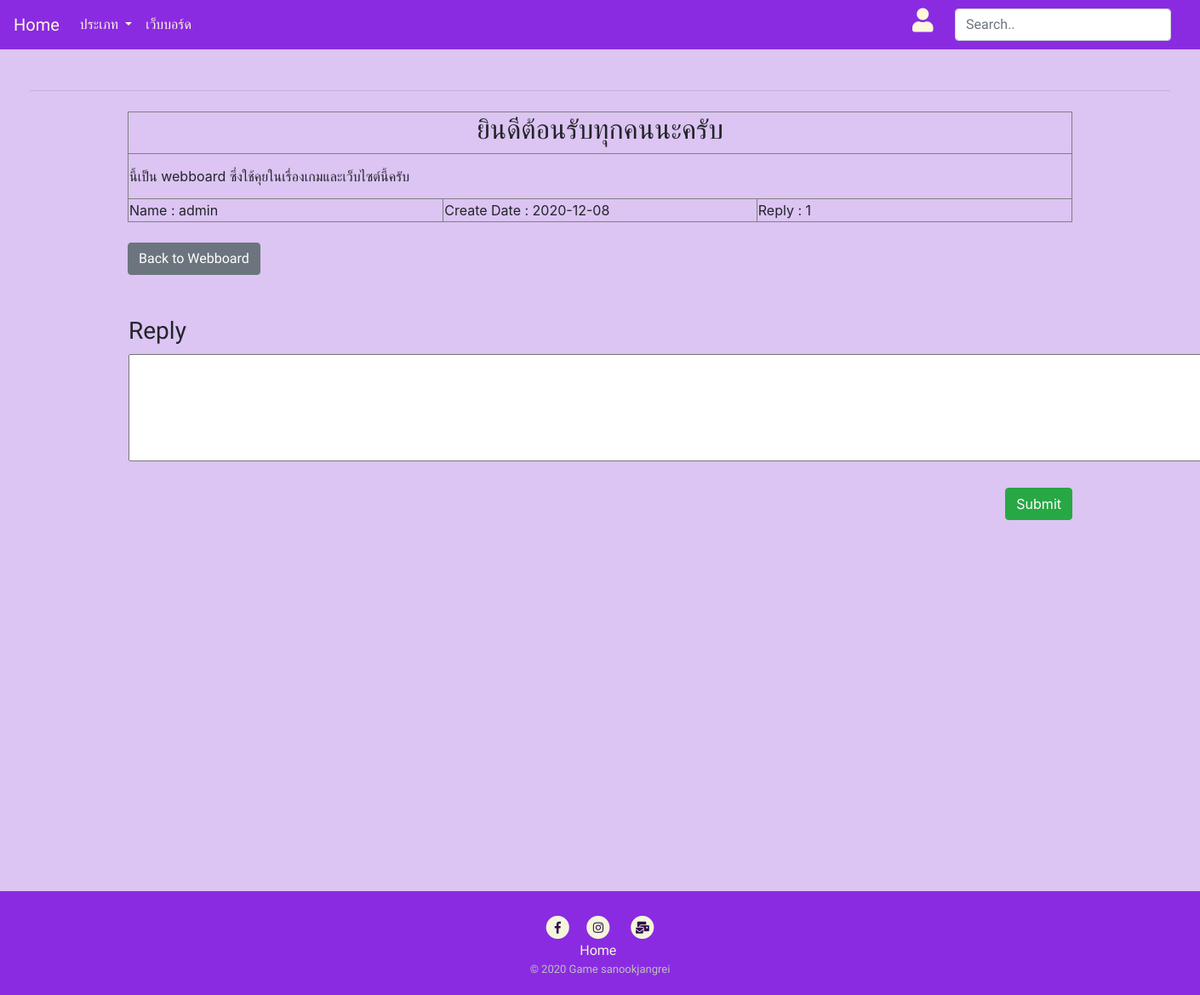
/viewwebboard.php?questionID=1, run on the app's committed database.
### tables this page shows
CREATE TABLE `webboard` (
  `questionID` int(5) NOT NULL,
  `createDate` date NOT NULL,
  `question` varchar(255) NOT NULL,
  `details` text NOT NULL,
  `name` varchar(20) NOT NULL,
  `reply` int(5) NOT NULL
);

### viewwebboard.php (the view, shortened to what this page needs)
<?php
    include('login/connect.php');
?>
<!DOCTYPE html>
<html>
<head>
    <link rel="stylesheet" href="https://maxcdn.bootstrapcdn.com/bootstrap/4.5.2/css/bootstrap.min.css">
    <link rel="stylesheet" href="https://use.fontawesome.com/releases/v5.7.0/css/all.css">
    <link href="css/register.css" type="text/css" rel="stylesheet" />
    <link href="css/style.css" type="text/css" rel="stylesheet" />
</head>
<body>
    <nav class="navbar navbar-expand-lg" id="navtop">
        <a class="navbar-brand" href="index.php">Home</a>
        <div class="collapse navbar-collapse" id="collapsingNavbar4">
            <ul class="navbar-nav mr-auto mt-2 mt-lg-0">
                <li class="nav-item dropdown">
                    <a class="nav-link dropdown-toggle" href="#" id="navbardrop" data-toggle="dropdown">
                      ประเภท
                    </a>
                </li>
                <li class="nav-item">
                    <a class="nav-link" href="webboard.php">เว็บบอร์ด</a>
                </li>
            </ul>
            <?php
                if(isset($_SESSION['user']))
                {
                ?>
                <a onclick="href='user/user.php'">
                    <h3><i class="fas fa-user" style="width:50px;"></i></h3>
                </a>
                 <?php
                }
                else
                {
                ?>
                <a onclick="document.getElementById('id01').style.display='block'" style="width:auto;" class="navbar-nav" href="#">
                    <h3><i class="fas fa-user" style="width:50px;"></i></h3>
                </a>
                <?php
                }
                ?>
                <ul class="navbar-nav my-2 my-lg-0">
                <li class="nav-item" style="list-style: none;">
                    <form style="padding-right:18px;">
                    <input class="form-control mr-sm-2" id="search" type="text" placeholder="Search.." onkeyup="showResult(this.value)">
                    </form>
                </li>
                </ul>
            </div>
        </nav><br> &nbsp;
        <hr class="w3-border-grey " style="margin:auto;width:95% ">
        <div class="container w3-large"> <br>
    <?php
        $questionID = $_GET["questionID"];
        $strSQLS = "SELECT * FROM webboard  WHERE questionID = '$questionID' ";
        $objQueryS = mysqli_query($con, $strSQLS) or die (mysqli_error());
        $objResultS = mysqli_fetch_array($objQueryS);
    ?>
    <table width="100%" border="1" cellpadding="1" cellspacing="1">
        <tr>
            <td colspan="3"><center><h2> <?php echo $objResultS["question"];?> </h2></center></td>
        </tr>
        <tr>
            <td height="53" colspan="3"><?php echo ($objResultS["details"]);?> </td>
        </tr>
        <tr>
            <td width="217"> Name : <?php echo $objResultS["name"];?> </td>
            <td width="216"> Create Date : <?php echo $objResultS["createDate"];?> </td>
            <td width="217"> Reply : <?php echo $objResultS["reply"];?> </td>
        </tr>
    </table> <br>
        <a href="webboard.php" class="btn btn-secondary  w3-xlarge"> Back to Webboard </a> &nbsp;&nbsp;&nbsp;&nbsp;&nbsp;&nbsp;&nbsp;
    <br><br>
    <br>
    <form action="" method="post" name="frmMain" id="frmMain">
        <table width="100%" cellpadding="1" cellspacing="1">
        <tr>
            <th><h3> Reply </h3></th>
        </tr>
        <tr>
            <td><textarea name="txtdetails" cols="130" rows="5" id="txtdetails"></textarea></td>
        </tr>
        </table> <br>
        <div style='text-align:right;'>
            <input name="btnSave" type="submit" id="btnSave" value="Submit" class='btn btn-success w3-xlarge'>
        </div>
    </form>
    </div> </div>
    <br><br><br><br><br><br><br><br><br><br><br><br><br><br><br><br><br>
    <div class="footer"><br>
    <a href="https://www.facebook.com/lumineux.beam"target='_blank'><span class="fa-stack fa-sm" style="color:beige">
                <i class="fas fa-circle fa-stack-2x"></i>
                <i class="fab fa-facebook-f fa-stack-1x " style="color:#2e104c"></i>
            </span></a>&ensp;
        <a href="https://www.instagram.com/chichi.ps/" target='_blank'><span class="fa-stack fa-sm" style="color:beige">
                <i class="fas fa-circle fa-stack-2x"></i>
                <i class="fab fa-instagram fa-stack-1x " style="color:#2e104c"></i>
            </span></a> &ensp;
        <a href="mailto:sakunit@g.swu.ac.th"><span class="fa-stack fa-sm" style="color:beige">
                     <i class="fas fa-circle fa-stack-2x"></i>
                    <i class="fas fa-mail-bulk fa-stack-1x " style="color:#2e104c;"></i>
                </span></a>
        <div class="nav-footer">
            <a href="index.php" style="color:beige">Home</a>&nbsp;
        </div>
        <div class="copyright">
            <p style="font-size: 13px;color: #BEBEBE;">&copy; 2020 Game sanookjangrei</p>
        </div>
    </div>
</body>
</html>

### css/style.css (style rules this page uses)
nav a { color: cornsilk; }
#navtop { background-color: blueviolet; }
.footer { background-color: blueviolet; padding: 5px; text-align: center; margin-top: 2%; }
* { box-sizing: border-box; }
.container { position: relative; }

### viewwebboard.php (style rules this page uses)
* { box-sizing: border-box; }
body { background-color: #dcc4f3; }
h1, h2, h3, h4, h5, h6, a, button, nav { font-family: 'Itim'; }
p { font-size: 20px; font-family: 'Itim'; }

### data on the page
webboard: question "ยินดีต้อนรับทุกคนนะครับ", details "นี้เป็น webboard ซึ่งใช้คุยในเรื่องเกมและเว็บไซต์นี้ครับ", name "admin", createDate "2020-12-08", reply "1"
